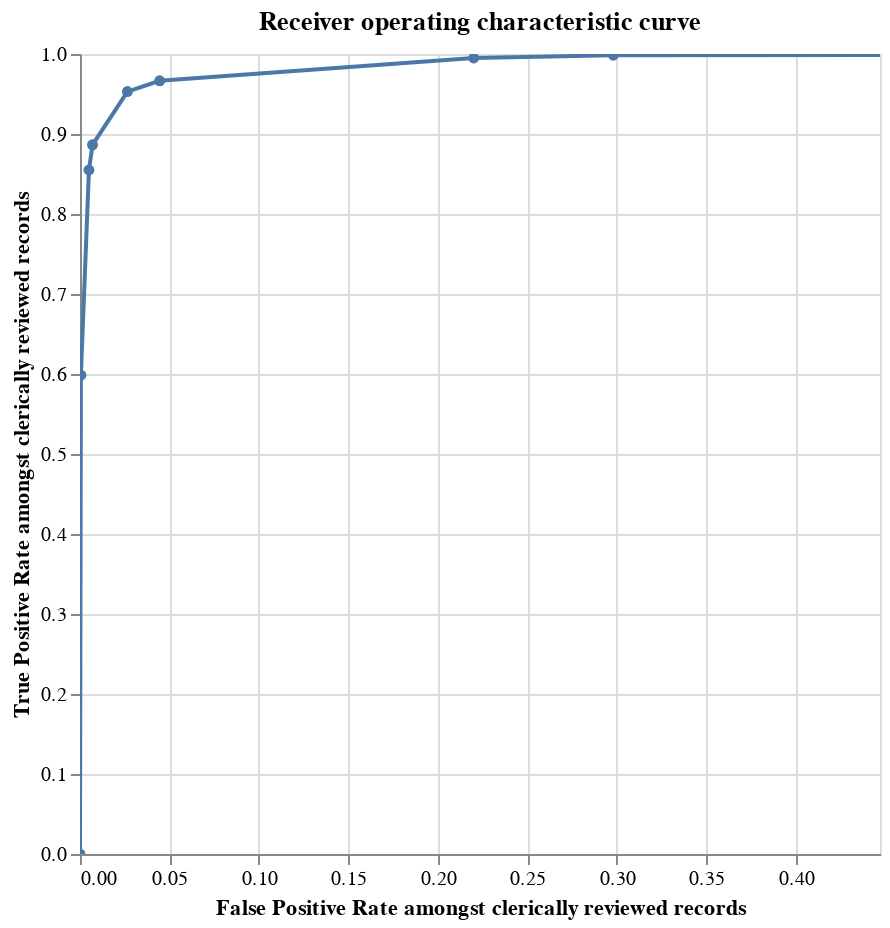

Notebook cell for this chart:
### Code cell
df_labels_sp = spark.createDataFrame(df_labels)
roc_chart(df_labels_sp, df_e, settings_2, spark)

### Figure 1 — Vega-Lite specification as saved in the notebook (floating-point values rounded to 4 significant figures)
{"config": {"view": {"continuousWidth": 400, "continuousHeight": 300}}, "data": {"values": [{"truth_threshold": 0.002132, "row_count": 4000, "P": 2000, "N": 2000, "TP": 2000, "TN": 0, "FP": 2000, "FN": 0, "P_rate": 0.5, "N_rate": 0.5, "TP_rate": 1.0, "TN_rate": 0.0, "FP_rate": 1.0, "FN_rate": 0.0, "precision": 0.5, "recall": 1.0}, {"truth_threshold": 0.04294, "row_count": 4000, "P": 2000, "N": 2000, "TP": 1997, "TN": 1404, "FP": 596, "FN": 3, "P_rate": 0.5, "N_rate": 0.5, "TP_rate": 0.9985, "TN_rate": 0.702, "FP_rate": 0.298, "FN_rate": 0.0015, "precision": 0.7702, "recall": 0.9985}, {"truth_threshold": 0.1397, "row_count": 4000, "P": 2000, "N": 2000, "TP": 1990, "TN": 1560, "FP": 440, "FN": 10, "P_rate": 0.5, "N_rate": 0.5, "TP_rate": 0.995, "TN_rate": 0.78, "FP_rate": 0.22, "FN_rate": 0.005, "precision": 0.8189, "recall": 0.995}, {"truth_threshold": 0.4286, "row_count": 4000, "P": 2000, "N": 2000, "TP": 1933, "TN": 1911, "FP": 89, "FN": 67, "P_rate": 0.5, "N_rate": 0.5, "TP_rate": 0.9665, "TN_rate": 0.9555, "FP_rate": 0.0445, "FN_rate": 0.0335, "precision": 0.956, "recall": 0.9665}, {"truth_threshold": 0.7733, "row_count": 4000, "P": 2000, "N": 2000, "TP": 1906, "TN": 1947, "FP": 53, "FN": 94, "P_rate": 0.5, "N_rate": 0.5, "TP_rate": 0.953, "TN_rate": 0.9735, "FP_rate": 0.0265, "FN_rate": 0.047, "precision": 0.9729, "recall": 0.953}, {"truth_threshold": 0.9403, "row_count": 4000, "P": 2000, "N": 2000, "TP": 1773, "TN": 1986, "FP": 14, "FN": 227, "P_rate": 0.5, "N_rate": 0.5, "TP_rate": 0.8865, "TN_rate": 0.993, "FP_rate": 0.007, "FN_rate": 0.1135, "precision": 0.9922, "recall": 0.8865}, {"truth_threshold": 0.9828, "row_count": 4000, "P": 2000, "N": 2000, "TP": 1710, "TN": 1990, "FP": 10, "FN": 290, "P_rate": 0.5, "N_rate": 0.5, "TP_rate": 0.855, "TN_rate": 0.995, "FP_rate": 0.005, "FN_rate": 0.145, "precision": 0.9942, "recall": 0.855}, {"truth_threshold": 0.9992, "row_count": 4000, "P": 2000, "N": 2000, "TP": 1197, "TN": 1999, "FP": 1, "FN": 803, "P_rate": 0.5, "N_rate": 0.5, "TP_rate": 0.5985, "TN_rate": 0.9995, "FP_rate": 0.0005, "FN_rate": 0.4015, "precision": 0.9992, "recall": 0.5985}, {"truth_threshold": 1.01, "row_count": 4000, "P": 2000, "N": 2000, "TP": 0, "TN": 2000, "FP": 0, "FN": 2000, "P_rate": 0.5, "N_rate": 0.5, "TP_rate": 0.0, "TN_rate": 1.0, "FP_rate": 0.0, "FN_rate": 1.0, "precision": NaN, "recall": 0.0}], "name": "data-fadd0e93e9546856cbc745a99e65285d"}, "mark": {"type": "line", "clip": true, "point": true}, "encoding": {"tooltip": [{"type": "quantitative", "field": "truth_threshold"}, {"type": "quantitative", "field": "FP_rate"}, {"type": "quantitative", "field": "TP_rate"}, {"type": "quantitative", "field": "TP"}, {"type": "quantitative", "field": "TN"}, {"type": "quantitative", "field": "FP"}, {"type": "quantitative", "field": "FN"}, {"type": "quantitative", "field": "precision"}, {"type": "quantitative", "field": "recall"}], "x": {"type": "quantitative", "field": "FP_rate", "scale": {"domain": [0, 0.447]}, "sort": ["truth_threshold"], "title": "False Positive Rate amongst clerically reviewed records"}, "y": {"type": "quantitative", "field": "TP_rate", "sort": ["truth_threshold"], "title": "True Positive Rate amongst clerically reviewed records"}}, "height": 400, "title": "Receiver operating characteristic curve", "width": 400, "$schema": "https://vega.github.io/schema/vega-lite/v4.8.1.json"}
